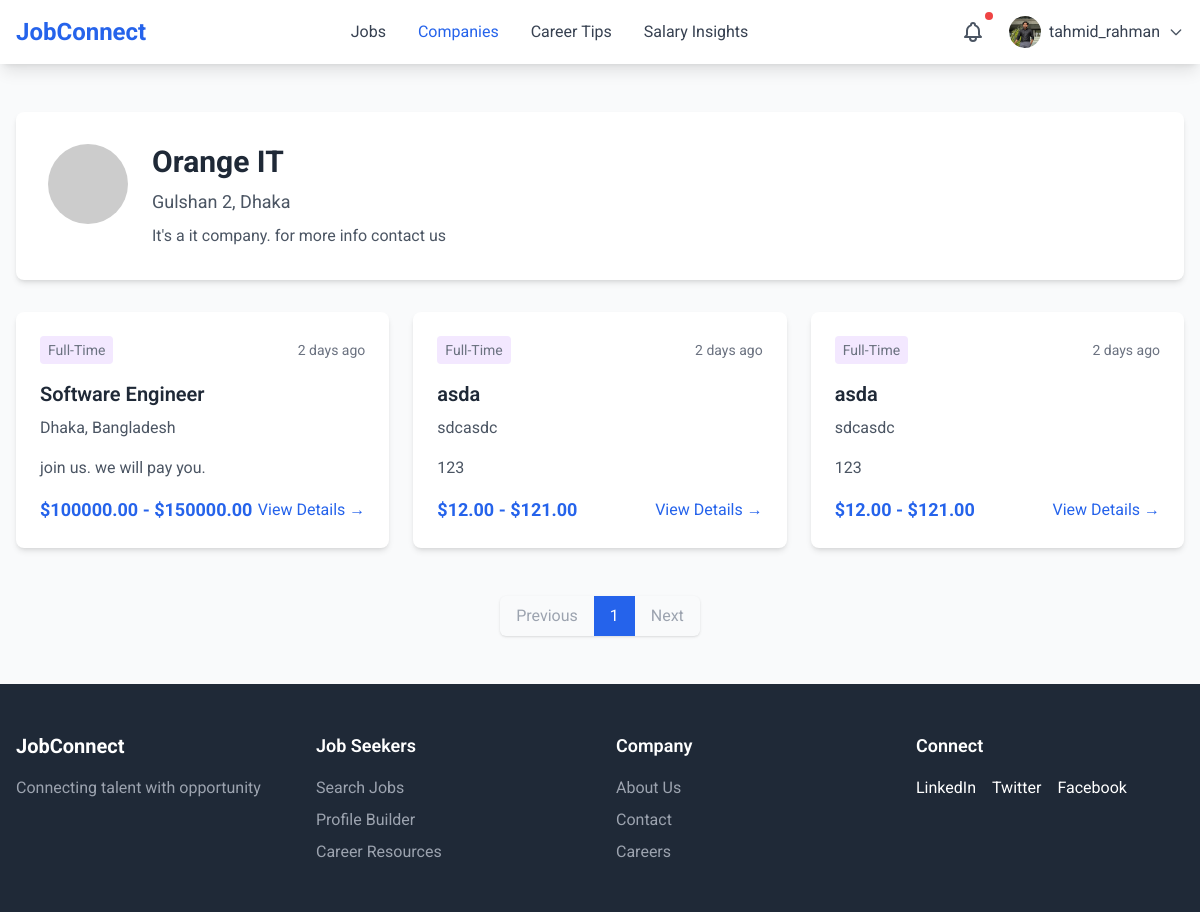
The app's page /jobseeker/company/1/ (signed in) with its own data.
### accounts/models.py (models this page shows, shortened)
class CustomUser(AbstractBaseUser, PermissionsMixin):
    id = models.AutoField(primary_key=True)
    name = models.CharField(max_length=100)
    username = models.CharField(max_length=100, unique=True)
    email = models.EmailField(unique=True)
    phone_no = models.CharField(max_length=15,null=True,blank=True)
    role = models.CharField(max_length=50, choices=[
        ('admin', 'Admin'),
        ('user', 'User'),
        ('employee', 'Employee'),
    ], default='user')
    status = models.CharField(max_length=50, choices=[
        ('approved','Approved'),
        ('pending', 'Pending'),
    ],default='pending')
    is_active = models.BooleanField(default=True)
    is_staff = models.BooleanField(default=False)
    objects = CustomUserManager()
    USERNAME_FIELD = 'email'
    REQUIRED_FIELDS = ['username', 'name']

### jobseeker/models.py (models this page shows, shortened)
class Profile(models.Model):
    user = models.OneToOneField(CustomUser, on_delete=models.CASCADE, related_name='profile')
    profile_id = models.AutoField(primary_key=True)
    profile_picture = models.ImageField(upload_to='profile_pics/', blank=True, null=True,default='profile_pics/profile_1.png')
    first_name = models.CharField(max_length=50, blank=True, null=True)
    last_name = models.CharField(max_length=50, blank=True, null=True)
    job_title = models.CharField(max_length=100, blank=True, null=True)
    location = models.CharField(max_length=100, blank=True, null=True)
    about_me = models.TextField( blank=True, null=True)

### employer/models.py (models this page shows, shortened)
class Company(models.Model):
    company_id = models.AutoField(primary_key=True)
    user = models.ForeignKey('accounts.CustomUser', on_delete=models.CASCADE)
    name = models.CharField(max_length=255)
    location = models.CharField(max_length=255)
    logo = models.URLField(null=True, blank=True)
    description = models.TextField()

class Job(models.Model):
    JOB_TYPE_CHOICES = [
        ('Full-Time', 'Full-Time'),
        ('Part-Time', 'Part-Time'),
        ('Contract', 'Contract'),
        ('Internship', 'Internship')
    ]
    STATUS_CHOICES = [
        ('Active', 'Active'),
        ('Draft', 'Draft'),
        ('Closed', 'Closed'),
    ]
    CATEGORY_CHOICES = [
        ('engineering', 'Engineering'),
        ('design', 'Design'),
        ('marketing', 'Marketing'),
    ]
    job_id = models.AutoField(primary_key=True)
    title = models.CharField(max_length=255)
    company = models.ForeignKey('Company', on_delete=models.CASCADE)
    location = models.CharField(max_length=255)
    job_type = models.CharField(max_length=20, choices=JOB_TYPE_CHOICES)
    posted_date = models.DateTimeField(auto_now_add=True)
    salary_min = models.DecimalField(max_digits=10, decimal_places=2)
    salary_max = models.DecimalField(max_digits=10, decimal_places=2)
    applications = models.IntegerField(default=0)
    exp_need = models.IntegerField(default=0)
    description = models.TextField()
    responsibilities = models.TextField()
    requirements = models.TextField()
    benefits = models.TextField()
    status = models.CharField(max_length=10, choices=STATUS_CHOICES, default='Draft')
    category = models.CharField(max_length=20, choices=CATEGORY_CHOICES)

### jobseeker/views.py (the view)
    def wrapper(request, *args, **kwargs):
        if request.user.role != 'user':
            messages.error(request, "You are not authorized to view this page.")
            return redirect('login')
        return view_func(request, *args, **kwargs)

### jobseeker/views.py (called while the page is built)
def user_role_required(view_func):
    def wrapper(request, *args, **kwargs):
        if request.user.role != 'user':
            messages.error(request, "You are not authorized to view this page.")
            return redirect('login')
        return view_func(request, *args, **kwargs)
    return wrapper

@user_role_required
@login_required
def company_detail(request,company_id):
    compa = Company.objects.get(company_id = company_id)
    jobs = Job.objects.filter(company=company_id)
    paginator = Paginator(jobs, 6)
    page_number = request.GET.get('page')
    page_obj = paginator.get_page(page_number)
    return render(request, 'jobseeker/company_details.html',{'compa':compa,'page_obj':page_obj})

### static/templates/jobseeker/company_details.html
{% extends 'base.html' %}
{% block nav %}
{% include 'components/main_nav.html' %}
{% endblock nav %}
{% block content %}
<section class="py-12 bg-gray-50">
    <div class="max-w-7xl mx-auto px-4">
        <div class="bg-white p-8 rounded-lg shadow-md mb-8">
            <div class="flex flex-col md:flex-row items-center md:items-start space-y-4 md:space-y-0 md:space-x-6">
                <img src="https://via.placeholder.com/100" alt="TechCorp Logo" class="w-20 h-20 rounded-full">
                <div>
                    <h1 class="text-3xl font-bold text-gray-800 mb-2">{{compa.name}}</h1>
                    <p class="text-lg text-gray-600">{{compa.location}}</p>
                    <p class="text-gray-600 mt-2">
                        {{compa.description}}
                    </p>
                </div>
            </div>
        </div>
        <div class="grid grid-cols-1 md:grid-cols-2 lg:grid-cols-3 gap-6">
            {% for item in page_obj %}
            <div class="bg-white rounded-lg shadow-md hover:shadow-lg transition-shadow">
                <div class="p-6">
                    <div class="flex items-center justify-between mb-4">
                        <span class="text-sm text-gray-500 {% if item.job_type == 'Full-Time' %}bg-purple-100 {% elif item.job_type == 'Part-Time' %} bg-green-100 {% elif item.job_type == 'Contract' %}
                        bg-yellow-100 {% else %} bg-red-100 {% endif %}px-2 py-1 rounded">{{item.job_type}}</span>
                        <span class="text-sm text-gray-500">2 days ago</span>
                    </div>
                    <h3 class="text-xl font-semibold text-gray-800 mb-2">{{item.title}}</h3>
                    <p class="text-gray-600 mb-4">{{item.location}}</p>
                    <p class="text-gray-600 mb-4">
                        {{item.description}}
                    </p>
                    <div class="flex items-center justify-between">
                        <span class="text-lg font-bold text-blue-600">${{item.salary_min}} - ${{item.salary_max}}</span>
                        <a href="/jobseeker/jobs/{{item.job_id}}" class="text-blue-600 hover:text-blue-700">View Details
                            →</a>
                    </div>
                </div>
            </div>
            {% endfor %}
        </div>
        <div class="flex justify-center mt-12">
            <nav class="inline-flex rounded-md shadow">
                {% if page_obj.has_previous %}
                <a href="?page={{ page_obj.previous_page_number }}"
                    class="px-4 py-2 text-blue-600 hover:bg-blue-50 rounded-l-lg">Previous</a>
                {% else %}
                <span class="px-4 py-2 text-gray-400 rounded-l-lg cursor-not-allowed">Previous</span>
                {% endif %}
                {% for num in page_obj.paginator.page_range %}
                {% if page_obj.number == num %}
                <span class="px-4 py-2 text-white bg-blue-600">{{ num }}</span>
                {% else %}
                <a href="?page={{ num }}" class="px-4 py-2 text-blue-600 hover:bg-blue-50">{{ num }}</a>
                {% endif %}
                {% endfor %}
                {% if page_obj.has_next %}
                <a href="?page={{ page_obj.next_page_number }}"
                    class="px-4 py-2 text-blue-600 hover:bg-blue-50 rounded-r-lg">Next</a>
                {% else %}
                <span class="px-4 py-2 text-gray-400 rounded-r-lg cursor-not-allowed">Next</span>
                {% endif %}
            </nav>
        </div>
    </div>
</section>
{% endblock content %}
{% block footer %}
<div class="footer-container hidden md:block">
    {% include 'components/footer.html' %}
</div>
{% endblock footer %}

### static/templates/components/main_nav.html (shortened to what this page needs)
<nav class="bg-white shadow-lg sticky top-0 z-10">
    <div class="max-w-7xl mx-auto px-4">
        <div class="flex justify-between items-center h-16">
            <a href="/jobseeker/jobs/" class="flex items-center">
                <span class="text-2xl font-bold text-blue-600">JobConnect</span>
            </a>
            <div class="hidden md:flex space-x-8">
                <a href="/jobseeker/jobs"
                    class="hover:text-blue-600 {% if '/jobseeker/jobs' in request.path %} text-blue-600 {% else %} text-gray-700 {% endif %} ">
                    Jobs
                </a>
                <a href="/jobseeker/company"
                    class="{% if '/jobseeker/company' in request.path %} text-blue-600 {% else %} text-gray-700 {% endif %} hover:text-blue-600">Companies</a>
                <a href="/jobseeker/tips"
                    class="{% if '/jobseeker/tips' in request.path %} text-blue-600 {% else %} text-gray-700 {% endif %} hover:text-blue-600">Career
                    Tips</a>
                <a href="/jobseeker/salaryinsight"
                    class="{% if '/jobseeker/salaryinsight' in request.path %} text-blue-600 {% else %} text-gray-700 {% endif %} hover:text-blue-600">Salary
                    Insights</a>
            </div>
            <div class="flex items-center space-x-4">
                <div class="relative">
                    <button id="notificationButton" class="p-2 text-gray-600 hover:text-blue-600 relative">
                        <span class="absolute top-0 right-0 w-2 h-2 bg-red-500 rounded-full"></span>
                    </button>
                </div>
                <div class="relative">
                    <button id="profileButton" class="flex items-center space-x-2 focus:outline-none">
                        <img src="{{ request.user.profile.profile_picture.url }}" alt="Profile"
                            class="w-8 h-8 rounded-full bg-black">
                        <span class="hidden md:block text-gray-700">{{ request.user.username }}</span>
                        <svg class="w-4 h-4 text-gray-600" fill="none" stroke="currentColor" viewBox="0 0 24 24">
                            <path stroke-linecap="round" stroke-linejoin="round" stroke-width="2" d="M19 9l-7 7-7-7" />
                        </svg>
                    </button>
                </div>
            </div>
        </div>
    </div>
</nav>

### records on screen
CustomUser: user.profile.profile_picture (picture), user.username "tahmid_rahman"
Company: name "Orange IT", location "Gulshan 2, Dhaka", description "It's a it company. for more info contact us"
Job: job_type "Full-Time", title "Software Engineer", location "Dhaka, Bangladesh", description "join us. we will pay you.", salary_min "100000.00", salary_max "150000.00"
Job: job_type "Full-Time", title "asda", location "sdcasdc", description "123", salary_min "12.00", salary_max "121.00"
Job: job_type "Full-Time", title "asda", location "sdcasdc", description "123", salary_min "12.00", salary_max "121.00"

### other values on screen
{{ num }} "1"
